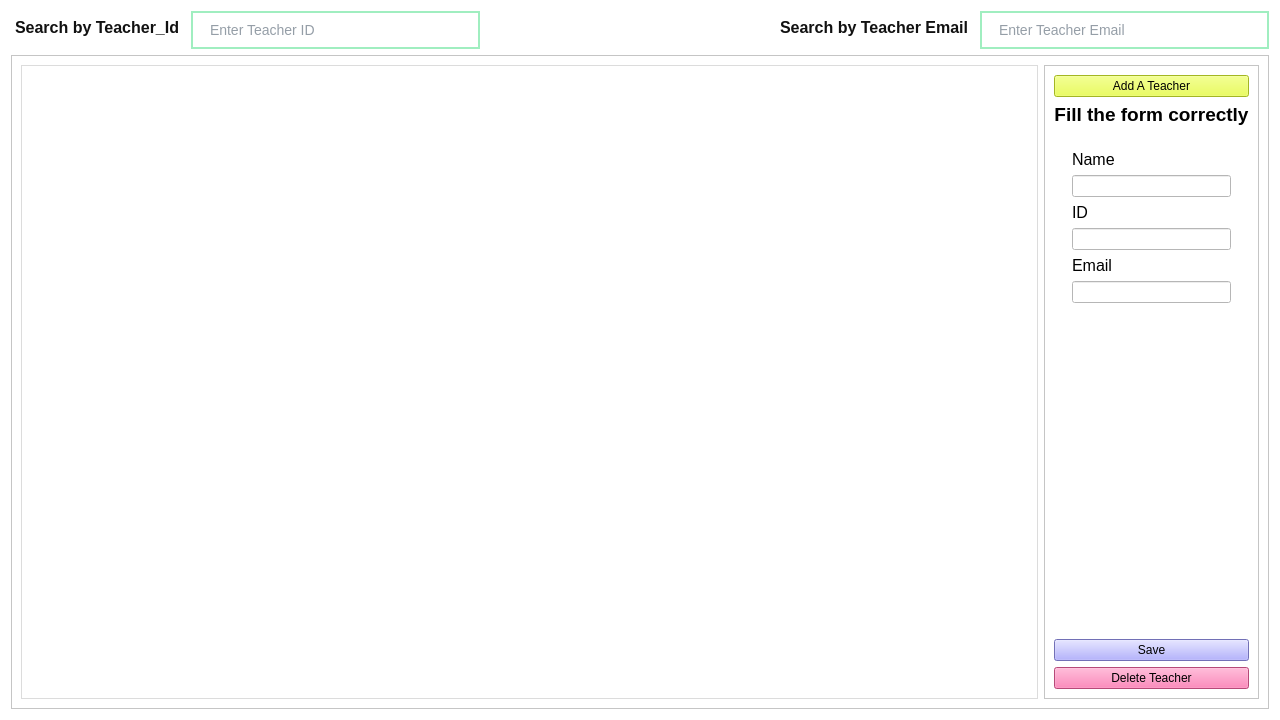
<?xml version="1.0" encoding="UTF-8"?>
<ui version="4.0">
 <class>admindashboard_teachers</class>
 <widget class="QWidget" name="admindashboard_teachers">
  <property name="geometry">
   <rect>
    <x>0</x>
    <y>0</y>
    <width>1280</width>
    <height>720</height>
   </rect>
  </property>
  <property name="windowTitle">
   <string>Form</string>
  </property>
  <property name="styleSheet">
   <string notr="true">background-color: rgb(255, 255, 255);
color: rgb(0, 0, 0);</string>
  </property>
  <layout class="QVBoxLayout" name="verticalLayout">
   <item>
    <layout class="QHBoxLayout" name="horizontalLayout">
     <item>
      <widget class="QLabel" name="label_2">
       <property name="styleSheet">
        <string notr="true">color: #111;
    font-size: 16px;
    font-weight: bold;
    font-family: &quot;Segoe UI&quot;;
    background-color: transparent;
    padding-bottom: 5px;
   </string>
       </property>
       <property name="text">
        <string>Search by Teacher_Id</string>
       </property>
      </widget>
     </item>
     <item>
      <widget class="QLineEdit" name="searchbyteacherid">
       <property name="styleSheet">
        <string notr="true">QLineEdit {
    background-color: #ffffff;
    border: 2px solid #a0eec0;
    border-radius: 20px;
    padding: 8px 15px;
    font-size: 14px;
    color: #2c3e50;
}

QLineEdit:focus {
    border: 2px solid #ff8591;
    background-color: #f9f9f9;
}

QLineEdit::placeholder {
    color: #95a5a6;
    font-style: italic;
}</string>
       </property>
       <property name="placeholderText">
        <string>Enter Teacher ID</string>
       </property>
      </widget>
     </item>
     <item>
      <spacer name="horizontalSpacer">
       <property name="orientation">
        <enum>Qt::Orientation::Horizontal</enum>
       </property>
       <property name="sizeHint" stdset="0">
        <size>
         <width>40</width>
         <height>20</height>
        </size>
       </property>
      </spacer>
     </item>
     <item>
      <widget class="QLabel" name="label_4">
       <property name="styleSheet">
        <string notr="true">color: #111;
    font-size: 16px;
    font-weight: bold;
    font-family: &quot;Segoe UI&quot;;
    background-color: transparent;
    padding-bottom: 5px;
   </string>
       </property>
       <property name="text">
        <string>Search by Teacher Email</string>
       </property>
      </widget>
     </item>
     <item>
      <widget class="QLineEdit" name="searchbyteacheremail">
       <property name="styleSheet">
        <string notr="true">QLineEdit {
    background-color: #ffffff;
    border: 2px solid #a0eec0;
    border-radius: 20px;
    padding: 8px 15px;
    font-size: 14px;
    color: #2c3e50;
}

QLineEdit:focus {
    border: 2px solid #ff8591;
    background-color: #f9f9f9;
}

QLineEdit::placeholder {
    color: #95a5a6;
    font-style: italic;
}</string>
       </property>
       <property name="placeholderText">
        <string>Enter Teacher Email</string>
       </property>
      </widget>
     </item>
    </layout>
   </item>
   <item>
    <widget class="QFrame" name="frame">
     <property name="frameShape">
      <enum>QFrame::Shape::StyledPanel</enum>
     </property>
     <property name="frameShadow">
      <enum>QFrame::Shadow::Raised</enum>
     </property>
     <layout class="QHBoxLayout" name="horizontalLayout_3">
      <item>
       <widget class="QTableWidget" name="tableWidget">
        <property name="styleSheet">
         <string notr="true">QTableWidget {
    background-color: #ffffff;
    alternate-background-color: #f2f2f2;
    selection-background-color: #a0eec0;
    selection-color: #000000;
    border: 1px solid #dcdcdc;
    gridline-color: #dcdcdc;
}

QHeaderView::section {
    background-color: #f8f9fa;
    padding: 4px;
    border: 1px solid #dcdcdc;
    font-weight: bold;
}</string>
        </property>
       </widget>
      </item>
      <item>
       <widget class="QFrame" name="frame_4">
        <property name="sizePolicy">
         <sizepolicy hsizetype="Fixed" vsizetype="Preferred">
          <horstretch>0</horstretch>
          <verstretch>0</verstretch>
         </sizepolicy>
        </property>
        <property name="frameShape">
         <enum>QFrame::Shape::StyledPanel</enum>
        </property>
        <property name="frameShadow">
         <enum>QFrame::Shadow::Raised</enum>
        </property>
        <layout class="QVBoxLayout" name="verticalLayout_4">
         <item>
          <widget class="QPushButton" name="addateache">
           <property name="styleSheet">
            <string notr="true">color: rgb(152, 176, 255);
background-color: rgb(228, 255, 49);
font: 11pt &quot;Segoe UI&quot;;
color: rgb(0, 0, 0);</string>
           </property>
           <property name="text">
            <string>Add A Teacher</string>
           </property>
          </widget>
         </item>
         <item>
          <widget class="QLabel" name="createyouraccount">
           <property name="maximumSize">
            <size>
             <width>16777215</width>
             <height>50</height>
            </size>
           </property>
           <property name="font">
            <font>
             <pointsize>14</pointsize>
             <bold>true</bold>
            </font>
           </property>
           <property name="styleSheet">
            <string notr="true">color: rgb(0, 0, 0);</string>
           </property>
           <property name="text">
            <string>Fill the form correctly</string>
           </property>
           <property name="alignment">
            <set>Qt::AlignmentFlag::AlignCenter</set>
           </property>
          </widget>
         </item>
         <item>
          <widget class="QWidget" name="widget" native="true">
           <property name="styleSheet">
            <string notr="true">background-color: rgb(255, 255, 255);
font: 10pt &quot;Segoe UI&quot;;
border-colour: 2px solid rgb(0, 0, 0);
</string>
           </property>
           <layout class="QHBoxLayout" name="horizontalLayout_2">
            <item>
             <widget class="QWidget" name="widget_2" native="true">
              <property name="styleSheet">
               <string notr="true"/>
              </property>
              <layout class="QVBoxLayout" name="verticalLayout_2">
               <item>
                <widget class="QLabel" name="label_3">
                 <property name="font">
                  <font>
                   <family>Segoe UI</family>
                   <pointsize>12</pointsize>
                   <italic>false</italic>
                   <bold>false</bold>
                  </font>
                 </property>
                 <property name="styleSheet">
                  <string notr="true">color: rgb(0, 0, 0);
font: 12pt &quot;Segoe UI&quot;;</string>
                 </property>
                 <property name="text">
                  <string>Name</string>
                 </property>
                </widget>
               </item>
               <item>
                <widget class="QLineEdit" name="td_name"/>
               </item>
               <item>
                <widget class="QLabel" name="label_8">
                 <property name="font">
                  <font>
                   <family>Segoe UI</family>
                   <pointsize>12</pointsize>
                   <italic>false</italic>
                   <bold>false</bold>
                  </font>
                 </property>
                 <property name="styleSheet">
                  <string notr="true">color: rgb(0, 0, 0);
font: 12pt &quot;Segoe UI&quot;;</string>
                 </property>
                 <property name="text">
                  <string>ID</string>
                 </property>
                </widget>
               </item>
               <item>
                <widget class="QLineEdit" name="td_id"/>
               </item>
               <item>
                <widget class="QLabel" name="label_9">
                 <property name="font">
                  <font>
                   <family>Segoe UI</family>
                   <pointsize>12</pointsize>
                   <italic>false</italic>
                   <bold>false</bold>
                  </font>
                 </property>
                 <property name="styleSheet">
                  <string notr="true">color: rgb(0, 0, 0);
font: 12pt &quot;Segoe UI&quot;;</string>
                 </property>
                 <property name="text">
                  <string>Email</string>
                 </property>
                </widget>
               </item>
               <item>
                <widget class="QLineEdit" name="td_email"/>
               </item>
               <item>
                <spacer name="verticalSpacer">
                 <property name="orientation">
                  <enum>Qt::Orientation::Vertical</enum>
                 </property>
                 <property name="sizeHint" stdset="0">
                  <size>
                   <width>20</width>
                   <height>40</height>
                  </size>
                 </property>
                </spacer>
               </item>
              </layout>
             </widget>
            </item>
           </layout>
          </widget>
         </item>
         <item>
          <widget class="QPushButton" name="saveteacherbutton">
           <property name="styleSheet">
            <string notr="true">font: 600 11pt &quot;Segoe UI&quot;;
background-color: rgb(160, 157, 255);</string>
           </property>
           <property name="text">
            <string>Save</string>
           </property>
          </widget>
         </item>
         <item>
          <widget class="QPushButton" name="deleteteacher">
           <property name="styleSheet">
            <string notr="true">font: 600 11pt &quot;Segoe UI&quot;;
background-color: rgb(255, 102, 168);</string>
           </property>
           <property name="text">
            <string>Delete Teacher</string>
           </property>
          </widget>
         </item>
        </layout>
       </widget>
      </item>
     </layout>
    </widget>
   </item>
  </layout>
 </widget>
 <resources/>
 <connections/>
</ui>
